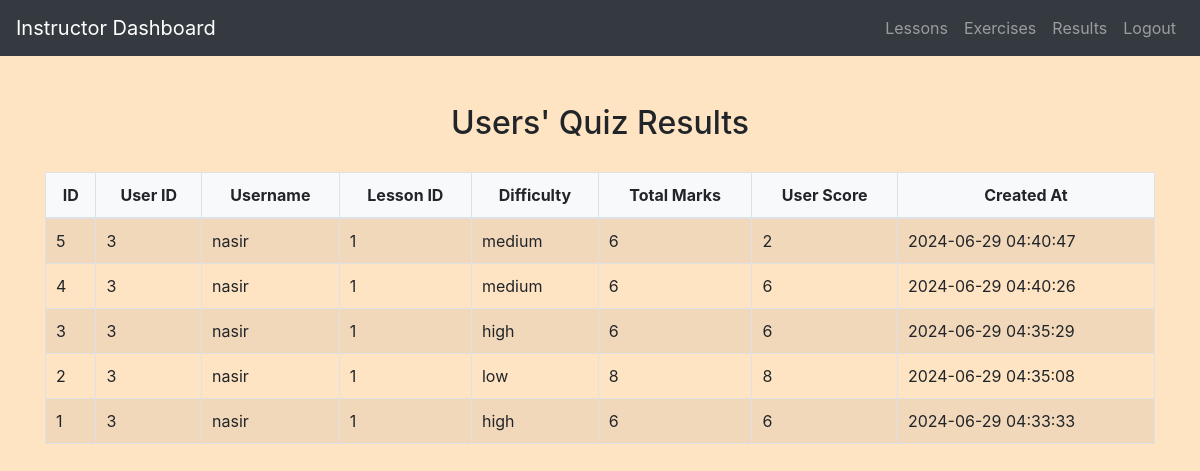
The app's page /instructor/view_results.php (signed in) with its own data.
### tables this page shows
CREATE TABLE `quiz_results` (
  `id` int(11) NOT NULL,
  `user_id` int(11) NOT NULL,
  `lesson_id` int(11) NOT NULL,
  `difficulty` varchar(50) NOT NULL,
  `total_marks` int(11) NOT NULL,
  `user_score` int(11) NOT NULL,
  `created_at` timestamp NOT NULL DEFAULT current_timestamp()
);

CREATE TABLE `users` (
  `id` int(11) NOT NULL,
  `username` varchar(50) NOT NULL,
  `password` varchar(255) NOT NULL,
  `email` varchar(100) NOT NULL,
  `phone` varchar(20) NOT NULL,
  `age` int(11) DEFAULT NULL
);

### instructor/view_results.php (the view, shortened to what this page needs)
<?php
include('config.php');
$result = $conn->query("SELECT qr.id, qr.user_id, qr.lesson_id, qr.difficulty, qr.total_marks, qr.user_score, qr.created_at, users.username
                        FROM quiz_results qr
                        INNER JOIN users ON qr.user_id = users.id
                        ORDER BY qr.created_at DESC");
?>
<!DOCTYPE html>
<html>
<head>
    <link rel="stylesheet" href="https://maxcdn.bootstrapcdn.com/bootstrap/4.5.2/css/bootstrap.min.css">
    <link rel="stylesheet" href="../css/style.css">
</head>
<body>
<?php include('instructor_navbar.php'); ?>
<div class="container mt-5">
    <h2>Users' Quiz Results</h2>
    <table class="table table-striped">
        <thead>
            <tr>
                <th>ID</th>
                <th>User ID</th>
                <th>Username</th>
                <th>Lesson ID</th>
                <th>Difficulty</th>
                <th>Total Marks</th>
                <th>User Score</th>
                <th>Created At</th>
            </tr>
        </thead>
        <tbody>
            <?php while ($row = $result->fetch_assoc()): ?>
                <tr>
                    <td><?php echo $row['id']; ?></td>
                    <td><?php echo $row['user_id']; ?></td>
                    <td><?php echo htmlspecialchars($row['username']); ?></td>
                    <td><?php echo $row['lesson_id']; ?></td>
                    <td><?php echo $row['difficulty']; ?></td>
                    <td><?php echo $row['total_marks']; ?></td>
                    <td><?php echo $row['user_score']; ?></td>
                    <td><?php echo $row['created_at']; ?></td>
                </tr>
            <?php endwhile; ?>
        </tbody>
    </table>
</div>
</body>
</html>

### css/style.css (style rules this page uses)
body { background-color: bisque; }
h1, h2, h3, h4 { text-align: center; margin-top: 30px; margin-bottom: 30px; }
.table { width: 100%; border-collapse: collapse; margin-top: 20px; }
.table th, .table td { padding: 10px; border: 1px solid #dee2e6; }
.table thead th { background-color: #f8f9fa; font-weight: bold; text-align: center; }
.table tbody td { vertical-align: middle; }

### records on screen
quiz_results: id "5", user "3", user.username "nasir", lesson "1", difficulty "medium", total_marks "6", user_score "2", created_at "2024-06-29 04:40:47"
quiz_results: id "4", user "3", user.username "nasir", lesson "1", difficulty "medium", total_marks "6", user_score "6", created_at "2024-06-29 04:40:26"
quiz_results: id "3", user "3", user.username "nasir", lesson "1", difficulty "high", total_marks "6", user_score "6", created_at "2024-06-29 04:35:29"
quiz_results: id "2", user "3", user.username "nasir", lesson "1", difficulty "low", total_marks "8", user_score "8", created_at "2024-06-29 04:35:08"
quiz_results: id "1", user "3", user.username "nasir", lesson "1", difficulty "high", total_marks "6", user_score "6", created_at "2024-06-29 04:33:33"
